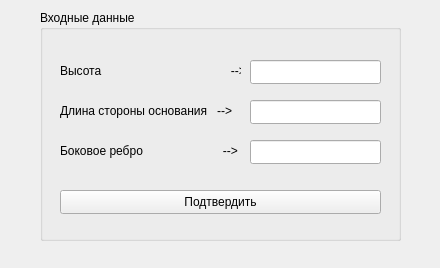
<?xml version="1.0" encoding="UTF-8"?>
<ui version="4.0">
 <class>regularTrianglePyramidForm</class>
 <widget class="QWidget" name="regularTrianglePyramidForm">
  <property name="geometry">
   <rect>
    <x>0</x>
    <y>0</y>
    <width>440</width>
    <height>268</height>
   </rect>
  </property>
  <property name="windowTitle">
   <string>Form</string>
  </property>
  <widget class="QGroupBox" name="groupBox">
   <property name="geometry">
    <rect>
     <x>40</x>
     <y>10</y>
     <width>361</width>
     <height>231</height>
    </rect>
   </property>
   <property name="title">
    <string>Входные данные</string>
   </property>
   <widget class="QPushButton" name="applyPushButton">
    <property name="geometry">
     <rect>
      <x>20</x>
      <y>180</y>
      <width>321</width>
      <height>24</height>
     </rect>
    </property>
    <property name="text">
     <string>Подтвердить</string>
    </property>
   </widget>
   <widget class="QLabel" name="label">
    <property name="geometry">
     <rect>
      <x>20</x>
      <y>50</y>
      <width>181</width>
      <height>21</height>
     </rect>
    </property>
    <property name="text">
     <string>Высота                                       --&gt;</string>
    </property>
   </widget>
   <widget class="QLabel" name="label_2">
    <property name="geometry">
     <rect>
      <x>20</x>
      <y>90</y>
      <width>181</width>
      <height>21</height>
     </rect>
    </property>
    <property name="text">
     <string>Длина стороны основания   --&gt;</string>
    </property>
   </widget>
   <widget class="QLineEdit" name="heightLineEdit">
    <property name="geometry">
     <rect>
      <x>210</x>
      <y>50</y>
      <width>131</width>
      <height>24</height>
     </rect>
    </property>
   </widget>
   <widget class="QLineEdit" name="lengthLineEdit">
    <property name="geometry">
     <rect>
      <x>210</x>
      <y>90</y>
      <width>131</width>
      <height>24</height>
     </rect>
    </property>
   </widget>
   <widget class="QLabel" name="label_3">
    <property name="geometry">
     <rect>
      <x>20</x>
      <y>130</y>
      <width>181</width>
      <height>21</height>
     </rect>
    </property>
    <property name="text">
     <string>Боковое ребро                        --&gt;</string>
    </property>
   </widget>
   <widget class="QLineEdit" name="sideLineEdit">
    <property name="geometry">
     <rect>
      <x>210</x>
      <y>130</y>
      <width>131</width>
      <height>24</height>
     </rect>
    </property>
   </widget>
  </widget>
 </widget>
 <resources/>
 <connections/>
</ui>
